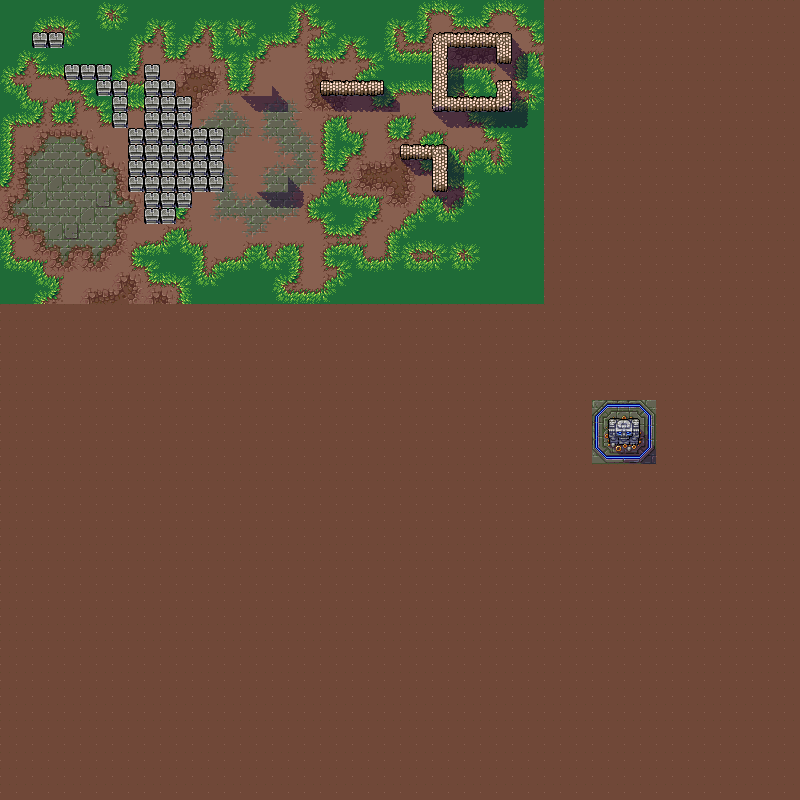

This is a level from a 2D game, rendered from its Tiled map with the project's own tilesets. A one-line summary and the map file follow, with tile-layer data summarised:
An orthogonal 50x50 tile map with 16x16 px tiles, 3 tile layers (Ground, Shadows, Objects).

<map version="1.0" tiledversion="1.0.3" orientation="orthogonal" renderorder="right-down" width="50" height="50" tilewidth="16" tileheight="16" nextobjectid="13">
 <tileset firstgid="1" source="TileSet_Main.tsx" />
 <layer name="Ground" width="50" height="50">
  <data>[2500 cells, 2500 non-empty, 54 distinct tile ids]</data>
 </layer>
 <layer name="Shadows" width="50" height="50" opacity="0.5">
  <data>[2500 cells, 44 non-empty, 8 distinct tile ids]</data>
 </layer>
 <layer name="Objects" width="50" height="50">
  <data>[2500 cells, 87 non-empty, 27 distinct tile ids]</data>
 </layer>
</map>
